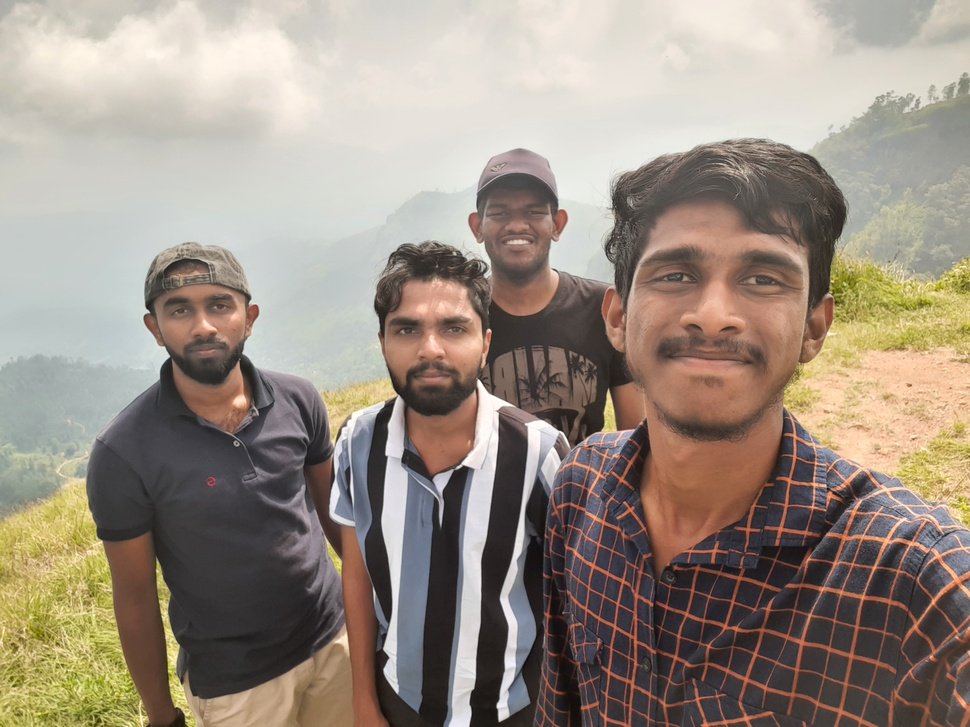
#> input picture Testings/Image_process/faceImageDetect/2.jpg, 970 x 727 px, shrunk from 4032 x 3024 before the run, given in place of the camera
$ python Tracking.py
#> lines starting #> are read from the running program, lines starting #| are printed output that depends on the picture; after the words box and inside, x2 and y2 are one past the last pixel; in counts of white or black regions, pixels touching at a corner belong together

import cv2 as cv
import numpy as np
import imutils
from collections import deque

cap = cv.VideoCapture(0)

while(1):
    _, frame = cap.read()
#> frame is the input picture: shape (727, 970, 3); mean B, G, R 130.9, 143.1, 155.1

    # blur image
    # frame2 = cv.GaussianBlur(frame, (5, 5), 0)

    hsv = cv.cvtColor(frame, cv.COLOR_BGR2HSV)
#> hsv: shape (727, 970, 3); mean H, S, V 46.1, 47.4, 156.8

    lower_blue = np.array([ 110, 50, 50])
    upper_blue = np.array([ 130, 255, 150])


    mask = cv.inRange( hsv, lower_blue, upper_blue)
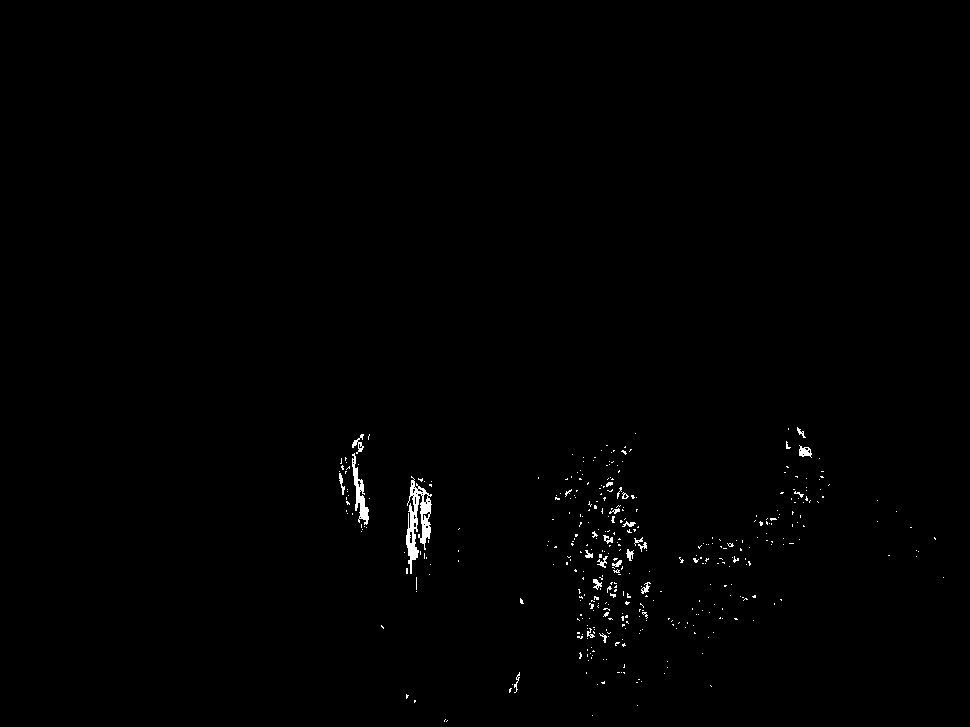
#> mask: shape (727, 970); 0.55% white; 397 white regions (372 under 20 px), largest, box (x1, y1, x2, y2) and area: (406, 476, 432, 574) 1074, (352, 453, 369, 525) 447, (799, 445, 812, 458) 99
    mask = cv.erode( mask, None, iterations=10)
#> mask: shape (727, 970); every value is 0
    mask = cv.dilate( mask, None, iterations=10)

    # mask changes
    cnts = cv.findContours(mask.copy(), cv.RETR_EXTERNAL, cv.CHAIN_APPROX_SIMPLE)
#> cnts = 0 contours
    cnts = imutils.grab_contours(cnts)
#> cnts = []
    center = None

    # print(cnts)

    if len(cnts) > 0:
        c = max(cnts, key=cv.contourArea)

        # circle bounds
        ((x, y), radius) = cv.minEnclosingCircle(c)

        # # rectangle bounds
        # x,y,w,h = cv.boundingRect(c)
        # cv.rectangle( frame,(x,y),(x+w,y+h),(0,255,0),2)

        M = cv.moments(c)

        # centroid of the shape from the moment
        center = (int(M["m10"] / M["m00"]), int(M["m01"] / M["m00"]))
        print(center)

        # only proceed if the radius meets a minimum size
        if radius > 10:
            # draw the circle and centroid on the frame,
            # then update the list of tracked points
            cv.circle(frame, (int(x), int(y)), int(radius), (0, 255, 255), 2)
            cv.circle(frame, center, 5, (0, 0, 255), -1)


    cv.imshow( 'frame', frame)
    cv.imshow( 'mask', mask)

    k = cv.waitKey(5) & 0xFF
#> (key Esc is pressed here)
    if k == 27:
        break

cv.destroyAllWindows()

$ run again, on Testings/Image_process/faceImageDetect/image1.jpg
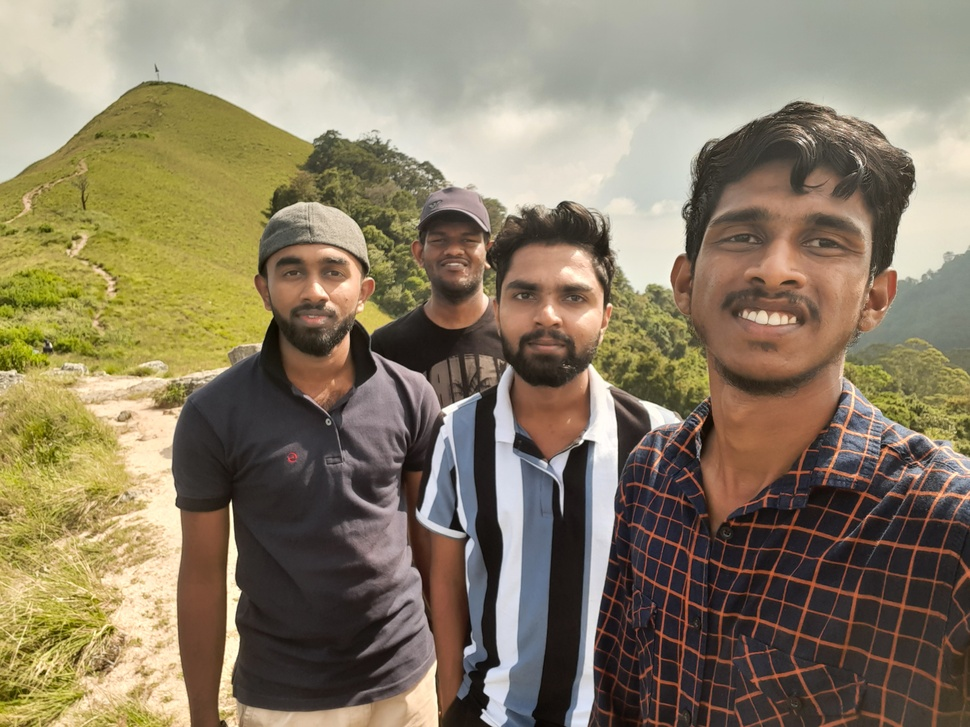
#> input picture Testings/Image_process/faceImageDetect/image1.jpg, 970 x 727 px, shrunk from 4032 x 3024 before the run, given in place of the camera
#> frame is the input picture: shape (727, 970, 3); mean B, G, R 101.6, 125.1, 137.4
#> hsv: shape (727, 970, 3); mean H, S, V 39.8, 73.1, 139.1
#> `mask = cv.inRange( hsv, lower_blue, upper_blue)`:
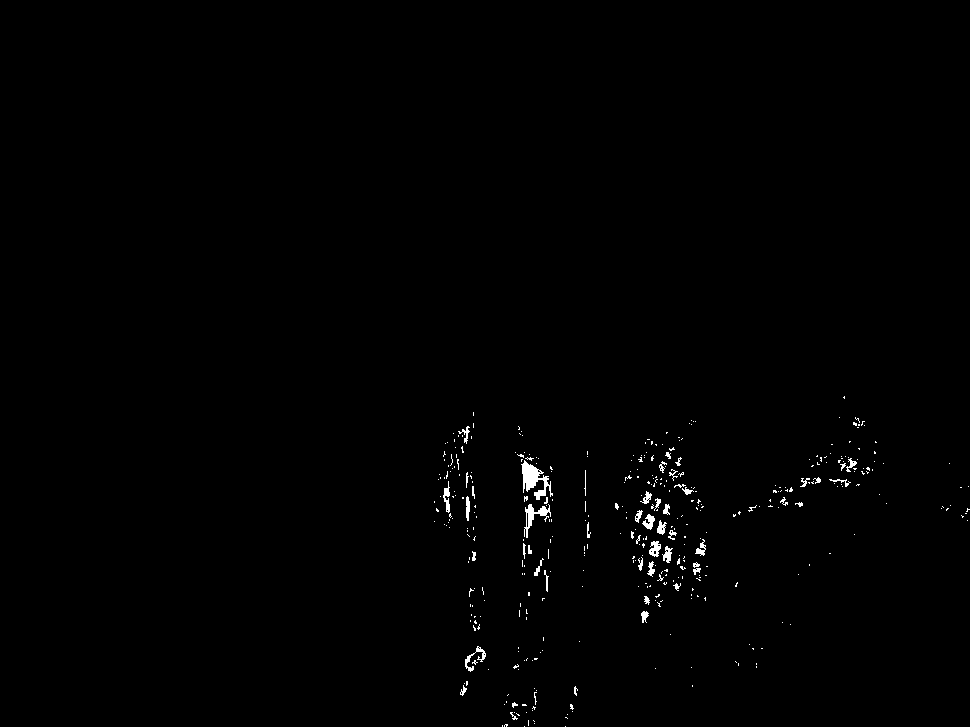
#> mask: shape (727, 970); 0.62% white; 404 white regions (355 under 20 px), largest, box (x1, y1, x2, y2) and area: (521, 460, 553, 500) 549, (524, 504, 551, 538) 286, (465, 646, 486, 672) 147
#> `cnts = cv.findContours(mask.copy(), cv.RETR_EXTERNAL, cv.CHAIN_APPROX_..`: cnts = 0 contours
#> `cnts = imutils.grab_contours(cnts)`: cnts = []
